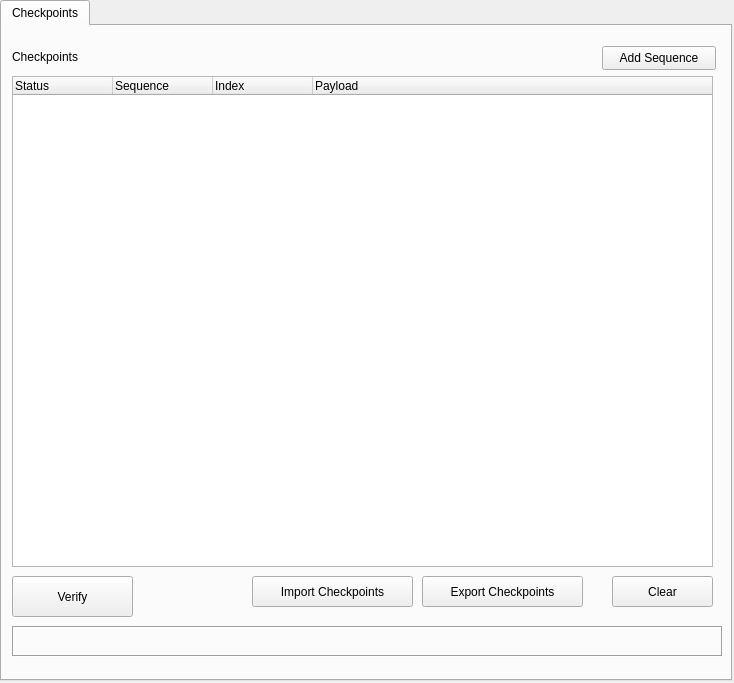
<?xml version="1.0" encoding="UTF-8"?>
<ui version="4.0">
 <class>CheckpointsForm</class>
 <widget class="QWidget" name="CheckpointsForm">
  <property name="geometry">
   <rect>
    <x>0</x>
    <y>0</y>
    <width>734</width>
    <height>683</height>
   </rect>
  </property>
  <property name="windowTitle">
   <string>Form</string>
  </property>
  <property name="windowIcon">
   <iconset resource="resources.qrc">
    <normaloff>:/png/resources/png/logo.png</normaloff>:/png/resources/png/logo.png</iconset>
  </property>
  <widget class="QTabWidget" name="tabWidget">
   <property name="geometry">
    <rect>
     <x>0</x>
     <y>0</y>
     <width>732</width>
     <height>681</height>
    </rect>
   </property>
   <property name="currentIndex">
    <number>0</number>
   </property>
   <widget class="QWidget" name="tab">
    <attribute name="title">
     <string>Checkpoints</string>
    </attribute>
    <widget class="QLabel" name="label">
     <property name="geometry">
      <rect>
       <x>10</x>
       <y>20</y>
       <width>81</width>
       <height>21</height>
      </rect>
     </property>
     <property name="text">
      <string>Checkpoints</string>
     </property>
    </widget>
    <widget class="QLabel" name="infoLabel">
     <property name="geometry">
      <rect>
       <x>10</x>
       <y>600</y>
       <width>711</width>
       <height>31</height>
      </rect>
     </property>
     <property name="autoFillBackground">
      <bool>false</bool>
     </property>
     <property name="frameShape">
      <enum>QFrame::Shape::Box</enum>
     </property>
     <property name="frameShadow">
      <enum>QFrame::Shadow::Sunken</enum>
     </property>
     <property name="lineWidth">
      <number>1</number>
     </property>
     <property name="text">
      <string/>
     </property>
     <property name="wordWrap">
      <bool>false</bool>
     </property>
    </widget>
    <widget class="QTreeWidget" name="chpsResults">
     <property name="geometry">
      <rect>
       <x>10</x>
       <y>50</y>
       <width>701</width>
       <height>491</height>
      </rect>
     </property>
     <property name="sizePolicy">
      <sizepolicy hsizetype="Maximum" vsizetype="Maximum">
       <horstretch>0</horstretch>
       <verstretch>0</verstretch>
      </sizepolicy>
     </property>
     <column>
      <property name="text">
       <string>Status</string>
      </property>
     </column>
     <column>
      <property name="text">
       <string>Sequence</string>
      </property>
     </column>
     <column>
      <property name="text">
       <string>Index</string>
      </property>
     </column>
     <column>
      <property name="text">
       <string>Payload</string>
      </property>
     </column>
    </widget>
    <widget class="QPushButton" name="clearBtn">
     <property name="geometry">
      <rect>
       <x>610</x>
       <y>550</y>
       <width>101</width>
       <height>31</height>
      </rect>
     </property>
     <property name="sizePolicy">
      <sizepolicy hsizetype="Preferred" vsizetype="Fixed">
       <horstretch>0</horstretch>
       <verstretch>0</verstretch>
      </sizepolicy>
     </property>
     <property name="text">
      <string>Clear</string>
     </property>
     <property name="icon">
      <iconset resource="resources.qrc">
       <normaloff>:/png/resources/png/icons-bin.png</normaloff>:/png/resources/png/icons-bin.png</iconset>
     </property>
    </widget>
    <widget class="QPushButton" name="add_chp_btn">
     <property name="geometry">
      <rect>
       <x>600</x>
       <y>20</y>
       <width>114</width>
       <height>24</height>
      </rect>
     </property>
     <property name="sizePolicy">
      <sizepolicy hsizetype="Preferred" vsizetype="Fixed">
       <horstretch>0</horstretch>
       <verstretch>0</verstretch>
      </sizepolicy>
     </property>
     <property name="text">
      <string>Add Sequence</string>
     </property>
     <property name="icon">
      <iconset resource="resources.qrc">
       <normaloff>:/png/icon-add</normaloff>:/png/icon-add</iconset>
     </property>
    </widget>
    <widget class="QPushButton" name="exportBtn">
     <property name="geometry">
      <rect>
       <x>420</x>
       <y>550</y>
       <width>161</width>
       <height>31</height>
      </rect>
     </property>
     <property name="sizePolicy">
      <sizepolicy hsizetype="Preferred" vsizetype="Fixed">
       <horstretch>0</horstretch>
       <verstretch>0</verstretch>
      </sizepolicy>
     </property>
     <property name="text">
      <string>Export Checkpoints</string>
     </property>
     <property name="icon">
      <iconset resource="resources.qrc">
       <normaloff>:/png/resources/png/icons-save.png</normaloff>:/png/resources/png/icons-save.png</iconset>
     </property>
    </widget>
    <widget class="QPushButton" name="importBtn">
     <property name="geometry">
      <rect>
       <x>250</x>
       <y>550</y>
       <width>161</width>
       <height>31</height>
      </rect>
     </property>
     <property name="sizePolicy">
      <sizepolicy hsizetype="Preferred" vsizetype="Fixed">
       <horstretch>0</horstretch>
       <verstretch>0</verstretch>
      </sizepolicy>
     </property>
     <property name="text">
      <string>Import Checkpoints</string>
     </property>
     <property name="icon">
      <iconset resource="resources.qrc">
       <normaloff>:/png/resources/png/icons-import.png</normaloff>:/png/resources/png/icons-import.png</iconset>
     </property>
    </widget>
    <widget class="QPushButton" name="verifyBtn">
     <property name="geometry">
      <rect>
       <x>10</x>
       <y>550</y>
       <width>121</width>
       <height>41</height>
      </rect>
     </property>
     <property name="sizePolicy">
      <sizepolicy hsizetype="Preferred" vsizetype="Fixed">
       <horstretch>0</horstretch>
       <verstretch>0</verstretch>
      </sizepolicy>
     </property>
     <property name="text">
      <string>Verify</string>
     </property>
     <property name="icon">
      <iconset resource="resources.qrc">
       <normaloff>:/png/resources/png/icon-lens.png</normaloff>:/png/resources/png/icon-lens.png</iconset>
     </property>
     <property name="iconSize">
      <size>
       <width>32</width>
       <height>32</height>
      </size>
     </property>
    </widget>
   </widget>
  </widget>
  <action name="addAction">
   <property name="icon">
    <iconset resource="resources.qrc">
     <normaloff>:/png/icon-add</normaloff>:/png/icon-add</iconset>
   </property>
   <property name="text">
    <string>addChp</string>
   </property>
   <property name="menuRole">
    <enum>QAction::MenuRole::NoRole</enum>
   </property>
  </action>
 </widget>
 <resources>
  <include location="resources.qrc"/>
 </resources>
 <connections/>
</ui>
